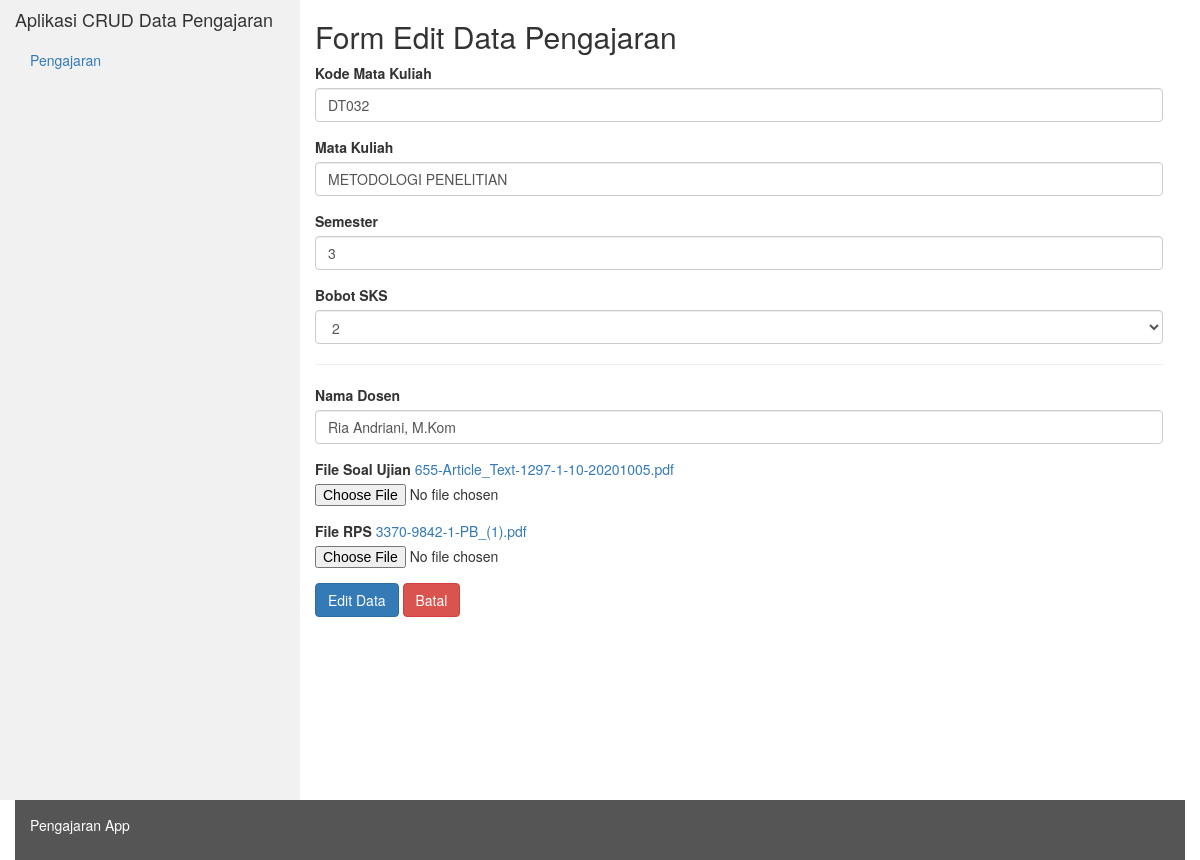
The page /index.php/pengajaran/edit/1 on the database its author committed.
### tables this page shows
CREATE TABLE `tbl_pengajaran` (
  `no_pengajaran` int(11) NOT NULL,
  `kode_mk` varchar(30) NOT NULL,
  `mata_kuliah` varchar(50) NOT NULL,
  `semester` int(3) NOT NULL,
  `bobot_sks` int(2) NOT NULL,
  `nama_dosen` varchar(50) NOT NULL,
  `soal_ujian` mediumtext NOT NULL,
  `upload_rps` mediumtext NOT NULL
);

### application/controllers/Pengajaran.php (called while the page is built, shortened)
<?php
class Pengajaran extends CI_Controller{
	public function __construct()
	{
		$this->load->model('Pengajaran_model');
		$this->load->library('form_validation');
		$this->load->helper(array('url','download'));
	}
	public function edit($no_pengajaran)
	{
		$data['judul'] = 'Form Edit';
		$data['tbl_pengajaran'] = $this->Pengajaran_model->getPengajaranById($no_pengajaran);
		$data['bobot_sks'] = ['2', '4', '6', '8'];
		$this->form_validation->set_rules('kode_mk','Kode Mata Kuliah','required');
		$this->form_validation->set_rules('mata_kuliah','Mata Kuliah','required');
		$this->form_validation->set_rules('semester','Semester','required');
		$this->form_validation->set_rules('nama_dosen','Nama Dosen','required');
		if($this->form_validation->run() == FALSE){
		$this->load->view('templates/header', $data);
		$this->load->view('pengajaran/edit', $data);
		$this->load->view('templates/footer');
		} else {
			$this->Pengajaran_model->editDataPengajaran($no_pengajaran);
			$this->session->set_flashdata('flash', 'Diubah');
			redirect('index.php/pengajaran');
		}
	}
}
?>

### index.php (called while the page is built, shortened)
<?php
require_once BASEPATH.'core/CodeIgniter.php';

### application/models/Pengajaran_model.php (called while the page is built, shortened)
<?php
class Pengajaran_model extends CI_model {
	public function getPengajaranById($no_pengajaran)
	{
		return $this->db->get_where('tbl_pengajaran', ['no_pengajaran'=>$no_pengajaran])->row_array();
	}
}
?>

### application/views/pengajaran/edit.php (the view, shortened to what this page needs)
<div class="container">
	<div class="row mt-3">
		<div class="col-md-9">
			<div class="card">
			  	<div class="card-header">
			    <h2 class="mt-3">Form Edit Data Pengajaran</h2>
				</div>
			  	<div class="card-body">
			  	<form action="" method="post" enctype="multipart/form-data">
			   		<div class="form-group">
				   		<label for="kode_mk">Kode Mata Kuliah</label>
				    	<input type="text" class="form-control" id="kode_mk" name="kode_mk" value="<?= $tbl_pengajaran['kode_mk']; ?>">
		 			</div>
					 <div class="form-group">
				   		<label for="mata_kuliah">Mata Kuliah</label>
				    	<input type="text" class="form-control" id="mata_kuliah" name="mata_kuliah" value="<?= $tbl_pengajaran['mata_kuliah']; ?>">
		 			</div>
		 			<div class="form-group">
				   		<label for="semester">Semester</label>
				    	<input type="number" class="form-control" id="semester" name="semester" value="<?= $tbl_pengajaran['semester']; ?>">
		 			</div>
		 			<div class="form-group">
				   		<label for="bobot_sks">Bobot SKS</label>
						    <select class="form-control" id="bobot_sks" name="bobot_sks" >
								<?php foreach($bobot_sks as $b) : ?>
									<?php if( $b == $tbl_pengajaran['bobot_sks'] ) : ?>
										<option value="<?= $b; ?>" selected><?= $b; ?></option>
										<?php else : ?>
											<option value="<?= $b; ?>"><?= $b; ?></option>
									<?php endif; ?>
							  	<?php endforeach; ?>
						    </select>
		 			</div>
      				<hr size="50px">
		 			<div class="form-group">
				   		<label for="jenis_soal">Nama Dosen</label>
				    	<input type="text" class="form-control" id="nama_dosen" name="nama_dosen" value="<?= $tbl_pengajaran['nama_dosen']; ?>">
		 			</div>
		 			  <div class="form-group">
					    <label for="soal_ujian">File Soal Ujian</label>
							<a href="<?= base_url('uploads/'.$tbl_pengajaran['soal_ujian'])?>" ><?= $tbl_pengajaran['soal_ujian']; ?></a>
							<input type="file" class="form-control-file" id="soal_ujian" name="soal_ujian" value="<?= $tbl_pengajaran['soal_ujian']; ?>">
					  </div>
					  <div class="form-group">
					    <label for="upload_rps">File RPS </label>
						<a href="<?= base_url('uploads/'.$tbl_pengajaran['upload_rps'])?>" class="dwn" ><?= $tbl_pengajaran['upload_rps']; ?></a>
					    <input type="file" class="form-control-file" id="upload_rps" name="upload_rps" value="<?= base_url('uploads/'.$tbl_pengajaran['upload_rps'])?>">
					  </div>
					  <button type="submit" name="edit" class="btn btn-primary">Edit Data</button>
					  <a href="<?php echo base_url(); ?>index.php/pengajaran/" class="btn btn-danger">Batal</a>
				</form>
			  	</div>
				</div>
			</div>
		</div>
	</div>
</div>

### rows shown on the page
tbl_pengajaran: kode_mk "DT032", mata_kuliah "METODOLOGI PENELITIAN", semester "3", bobot_sks "2", nama_dosen "Ria Andriani, M.Kom", soal_ujian "655-Article_Text-1297-1-10-20201005.pdf", upload_rps "3370-9842-1-PB_(1).pdf"
